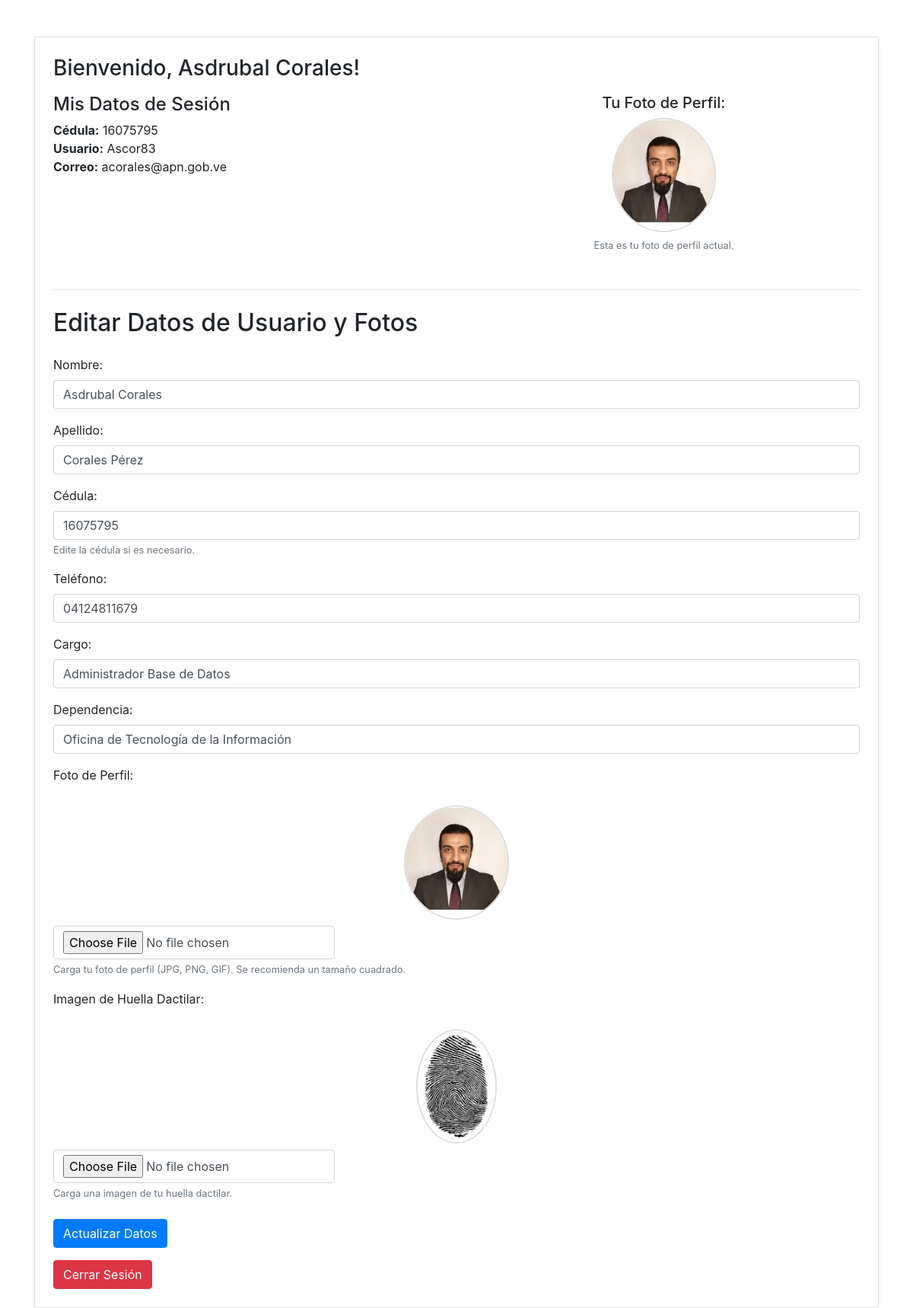
/mis_datos.php (signed in), run on the app's committed database.
### tables this page shows
CREATE TABLE `users` (
  `id` int(11) NOT NULL,
  `cedula` varchar(20) NOT NULL,
  `username` varchar(50) NOT NULL,
  `password_hash` varchar(255) NOT NULL,
  `nombre` varchar(100) NOT NULL,
  `apellido` varchar(100) NOT NULL,
  `telefono` varchar(20) DEFAULT NULL,
  `correo` varchar(100) NOT NULL,
  `foto_perfil` varchar(255) DEFAULT NULL,
  `huella_dactilar` varchar(255) DEFAULT NULL,
  `cargo` varchar(100) DEFAULT NULL,
  `dependencia` varchar(100) DEFAULT NULL,
  `created_at` timestamp NOT NULL DEFAULT current_timestamp(),
  `updated_at` timestamp NOT NULL DEFAULT current_timestamp() ON UPDATE current_timestamp(),
  `status` enum('active','inactive') DEFAULT 'active'
);

### mis_datos.php (the view, shortened to what this page needs)
<?php
require_once 'conexion.php';
$user_id_logged = $_SESSION['user_id'];
$cedula_usuario = htmlspecialchars($_SESSION['cedula'] ?? 'N/A');
$nombre_usuario_sesion = htmlspecialchars($_SESSION['nombre'] ?? 'Usuario');
$correo_usuario = htmlspecialchars($_SESSION['correo'] ?? 'N/A');
$nombre_formulario = '';
$apellido_formulario = '';
$telefono_formulario = '';
$foto_perfil_existente = '';
$huella_dactilar_existente = '';
$cargo_formulario = '';
$dependencia_formulario = '';
$datos_completos_existentes = false;
if ($stmt = $conn->prepare("SELECT nombre, apellido, telefono, foto_perfil, huella_dactilar, cargo, dependencia FROM users WHERE id = ?")) {
    $stmt->bind_param("i", $user_id_logged);
    $stmt->execute();
    $result = $stmt->get_result();
    if ($result->num_rows > 0) {
        $datos_db = $result->fetch_assoc();
        $nombre_formulario = htmlspecialchars($datos_db['nombre'] ?? '');
        $apellido_formulario = htmlspecialchars($datos_db['apellido'] ?? '');
        $telefono_formulario = htmlspecialchars($datos_db['telefono'] ?? '');
        $foto_perfil_existente = htmlspecialchars($datos_db['foto_perfil'] ?? '');
        $huella_dactilar_existente = htmlspecialchars($datos_db['huella_dactilar'] ?? '');
        $cargo_formulario = htmlspecialchars($datos_db['cargo'] ?? '');
        $dependencia_formulario = htmlspecialchars($datos_db['dependencia'] ?? '');
        if (
            !empty($nombre_formulario) && $nombre_formulario !== '____________________' &&
            !empty($apellido_formulario) && $apellido_formulario !== '____________________' &&
            !empty($telefono_formulario) &&
            !empty($cargo_formulario) &&
            !empty($dependencia_formulario)
        ) {
            $datos_completos_existentes = true;
        } else {
            $mensaje_modal_inicial = "Parece que tus datos personales no están completos o son los valores por defecto. Por favor, ingrésalos o actualízalos.";
        }
    } else {
        $mensaje_modal_inicial = "No hemos encontrado tus datos personales. Por favor, ingrésalos para completar tu perfil.";
    }
} else {
    $mensaje_modal_inicial = "Error al intentar cargar tus datos (consulta DB fallida): " . $conn->error;
}
?>
<!DOCTYPE html>
<html lang="es">
<head>
    <link href="https://stackpath.bootstrapcdn.com/bootstrap/4.5.2/css/bootstrap.min.css" rel="stylesheet">
    <link rel="stylesheet" href="https://cdnjs.cloudflare.com/ajax/libs/font-awesome/5.15.3/css/all.min.css">
</head>
<body>
<div class="container mt-5">
    <div class="card p-4 shadow-sm">
        <h3 class="mb-3">Bienvenido, <?php echo $nombre_usuario_sesion; ?>!</h3>
        <div class="row mb-4">
            <div class="col-md-6">
                <h4 class="mb-2">Mis Datos de Sesión</h4>
                <ul class="list-unstyled">
                    <li><strong>Cédula:</strong> <?php echo $cedula_usuario; ?></li>
                    <li><strong>Usuario:</strong> <?php echo htmlspecialchars($_SESSION['username'] ?? 'N/A'); ?></li>
                    <li><strong>Correo:</strong> <?php echo $correo_usuario; ?></li>
                </ul>
            </div>
            <div class="col-md-6 align-alert-center">
                <div class="text-center">
                    <h5>Tu Foto de Perfil:</h5>
                    <?php
                    if (!empty($foto_perfil_existente) && file_exists($foto_perfil_existente)):
                    ?>
                        <img src="<?php echo htmlspecialchars($foto_perfil_existente); ?>" alt="Foto de Perfil del Usuario" class="img-fluid rounded-circle profile-img">
                        <small class="form-text text-muted mt-2">Esta es tu foto de perfil actual.</small>
                    <?php endif; ?>
                </div>
            </div>
        </div>
        <hr class="my-4">
        <h2 class="mb-4">Editar Datos de Usuario y Fotos</h2>
        <form action="actualizar_perfil.php" method="post" enctype="multipart/form-data">
            <div class="form-group">
                <label for="nombre">Nombre:</label>
                <input type="text" class="form-control" id="nombre" name="nombre" placeholder="Ingrese el nombre" value="<?php echo $nombre_formulario; ?>" required>
            </div>
            <div class="form-group">
                <label for="apellido">Apellido:</label>
                <input type="text" class="form-control" id="apellido" name="apellido" placeholder="Ingrese el apellido" value="<?php echo $apellido_formulario; ?>" required>
            </div>
            <div class="form-group">
                <label for="cedula">Cédula:</label>
                <input type="text" class="form-control" id="cedula" name="cedula"
                        value="<?php echo $cedula_usuario; ?>" required>
                <small class="form-text text-muted">Edite la cédula si es necesario.</small>
            </div>
            <div class="form-group">
                <label for="telefono">Teléfono:</label>
                <input type="text" class="form-control" id="telefono" name="telefono" placeholder="Ingrese el teléfono (ej. 04121234567)" pattern="^\d{11}$" title="Ingrese 11 dígitos numéricos (ej. 04121234567)" value="<?php echo $telefono_formulario; ?>" required>
            </div>
            <div class="form-group">
                <label for="cargo">Cargo:</label>
                <input type="text" class="form-control" id="cargo" name="cargo" placeholder="Ingrese su cargo" value="<?php echo $cargo_formulario; ?>" required>
            </div>
            <div class="form-group">
                <label for="dependencia">Dependencia:</label>
                <input type="text" class="form-control" id="dependencia" name="dependencia" placeholder="Ingrese su dependencia" value="<?php echo $dependencia_formulario; ?>" required>
            </div>
            <div class="form-group">
                <label for="foto_perfil">Foto de Perfil:</label>
                <div class="profile-img-container">
                    <?php
                    if (!empty($foto_perfil_existente) && file_exists($foto_perfil_existente)):
                    ?>
                        <img src="<?php echo htmlspecialchars($foto_perfil_existente); ?>" alt="Foto de Perfil" class="profile-img">
                    <?php else: ?>
                        <div class="placeholder-img">
                            <i class="fas fa-user-circle"></i> </div>
                    <?php endif; ?>
                </div>
                <div class="d-flex align-items-center mt-2">
                    <input type="file" class="form-control-file-custom" id="foto_perfil" name="foto_perfil" accept="image/jpeg, image/png, image/gif">
                </div>
                <small class="form-text text-muted">Carga tu foto de perfil (JPG, PNG, GIF). Se recomienda un tamaño cuadrado.</small>
            </div>
            <div class="form-group">
                <label for="huella_dactilar">Imagen de Huella Dactilar:</label>
                <div class="fingerprint-img-container">
                    <?php
                    if (!empty($huella_dactilar_existente) && file_exists($huella_dactilar_existente)):
                    ?>
                        <img src="<?php echo htmlspecialchars($huella_dactilar_existente); ?>" alt="Imagen de Huella Dactilar" class="fingerprint-img">
                    <?php else: ?>
                        <div class="placeholder-img">
                            <i class="fas fa-fingerprint"></i> </div>
                    <?php endif; ?>
                </div>
                <div class="d-flex align-items-center mt-2">
                    <input type="file" class="form-control-file-custom" id="huella_dactilar" name="huella_dactilar" accept="image/jpeg, image/png, image/gif">
                </div>
                <small class="form-text text-muted">Carga una imagen de tu huella dactilar.</small>
            </div>
            <div class="mt-4">
                <button type="submit" class="btn btn-primary">
                    <?php echo $datos_completos_existentes ? 'Actualizar Datos' : 'Ingresar Datos'; ?>
                </button>
            </div>
            <a href="logout.php" class="btn btn-danger mt-3">Cerrar Sesión</a>
        </form>
    </div>
</div>
</body>
</html>

### mis_datos.php (style rules this page uses)
.profile-img-container, .fingerprint-img-container { margin-top: 20px; text-align: center; }
.profile-img, .fingerprint-img { max-width: 150px; max-height: 150px; border-radius: 50%; object-fit: cover; border: 2px solid #ddd; }
.align-alert-center { display: flex; align-items: center; justify-content: center; height: 100%; }
.form-control-file-custom { display: inline-block; width: auto; padding: .375rem .75rem; font-size: 1rem; line-height: 1.5; color: #495057; background-color: #fff; background-clip: padding-box; border: 1px solid #ced4da; border-radius: .25rem; transition: border-color .15s ease-in-out, box-shadow .15s ease-in-out; }

### data on the page
users: foto_perfil (picture), nombre "Asdrubal Corales", apellido "Corales Pérez", telefono "04124811679", cargo "Administrador Base de Datos", dependencia "Oficina de Tecnología de la Información", huella_dactilar (picture)

### other printed values
$nombre_usuario_sesion "Asdrubal Corales"
$cedula_usuario "16075795"
$_SESSION['username'] "Ascor83"
$correo_usuario "acorales@apn.gob.ve"
